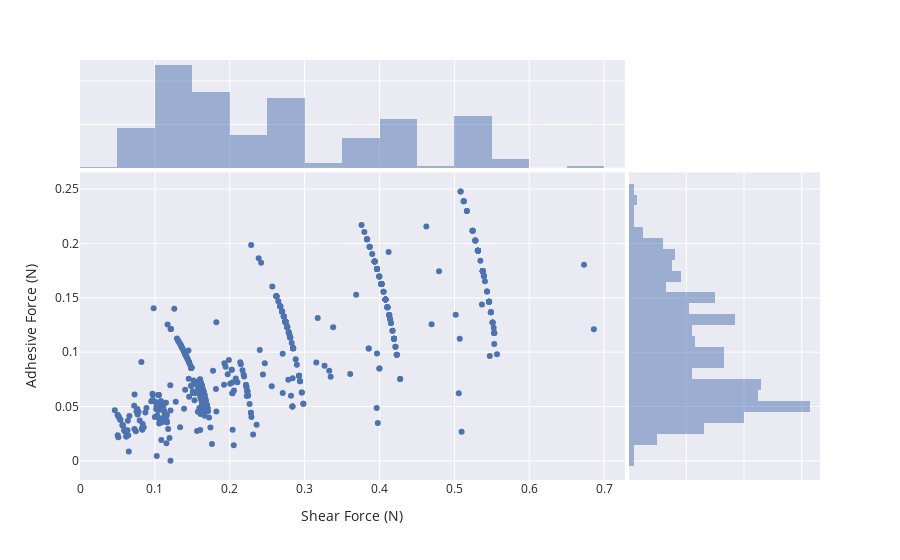

Notebook cell for this chart:
### Code cell
px.scatter(data_frame = class_data.to_df(), 
           x="Shear Force (N)", 
           y = "Adhesive Force (N)",
           marginal_y = "histogram", 
           marginal_x = "histogram",
           template ="seaborn")

### Figure 1 — Plotly figure (JSON) as saved in the notebook; plotly's stock layout.template omitted (floating-point values rounded to 4 significant figures; data arrays with more than 128 entries replaced by an {"elided": "..."} marker saying what was removed)
{"data": [{"hovertemplate": "Shear Force (N)=%{x}<br>Adhesive Force (N)=%{y}<extra></extra>", "legendgroup": "", "marker": {"color": "rgb(76,114,176)", "symbol": "circle"}, "mode": "markers", "name": "", "orientation": "v", "showlegend": false, "type": "scatter", "x": {"elided": "543 float values"}, "xaxis": "x", "y": {"elided": "543 float values"}, "yaxis": "y"}, {"alignmentgroup": "True", "bingroup": "x", "hovertemplate": "Shear Force (N)=%{x}<br>count=%{y}<extra></extra>", "legendgroup": "", "marker": {"color": "rgb(76,114,176)"}, "name": "", "offsetgroup": "", "opacity": 0.5, "showlegend": false, "type": "histogram", "x": {"elided": "543 float values"}, "xaxis": "x3", "yaxis": "y3"}, {"alignmentgroup": "True", "bingroup": "y", "hovertemplate": "Adhesive Force (N)=%{y}<br>count=%{x}<extra></extra>", "legendgroup": "", "marker": {"color": "rgb(76,114,176)"}, "name": "", "offsetgroup": "", "opacity": 0.5, "showlegend": false, "type": "histogram", "xaxis": "x2", "y": {"elided": "543 float values"}, "yaxis": "y2"}], "layout": {"autosize": true, "barmode": "overlay", "legend": {"tracegroupgap": 0}, "margin": {"t": 60}, "xaxis": {"anchor": "y", "autorange": true, "domain": [0, 0.7363], "range": [3.469e-17, 0.727], "title": {"text": "Shear Force (N)"}, "type": "linear"}, "xaxis2": {"anchor": "y2", "autorange": true, "domain": [0.7413, 1], "matches": "x2", "range": [0, 66.32], "showline": false, "showticklabels": false, "ticks": ""}, "xaxis3": {"anchor": "y3", "autorange": true, "domain": [0, 0.7363], "matches": "x", "range": [3.469e-17, 0.727], "showticklabels": false, "type": "linear"}, "xaxis4": {"anchor": "y4", "domain": [0.7413, 1], "matches": "x2", "showline": false, "showticklabels": false, "ticks": ""}, "yaxis": {"anchor": "x", "autorange": true, "domain": [0, 0.7326], "range": [-0.02128, 0.2692], "title": {"text": "Adhesive Force (N)"}, "type": "linear"}, "yaxis2": {"anchor": "x2", "autorange": true, "domain": [0, 0.7326], "matches": "y", "range": [-0.02128, 0.2692], "showticklabels": false, "type": "linear"}, "yaxis3": {"anchor": "x3", "autorange": true, "domain": [0.7426, 1], "matches": "y3", "range": [0, 124.2], "showline": false, "showticklabels": false, "ticks": ""}, "yaxis4": {"anchor": "x4", "domain": [0.7426, 1], "matches": "y3", "showline": false, "showticklabels": false, "ticks": ""}}}
